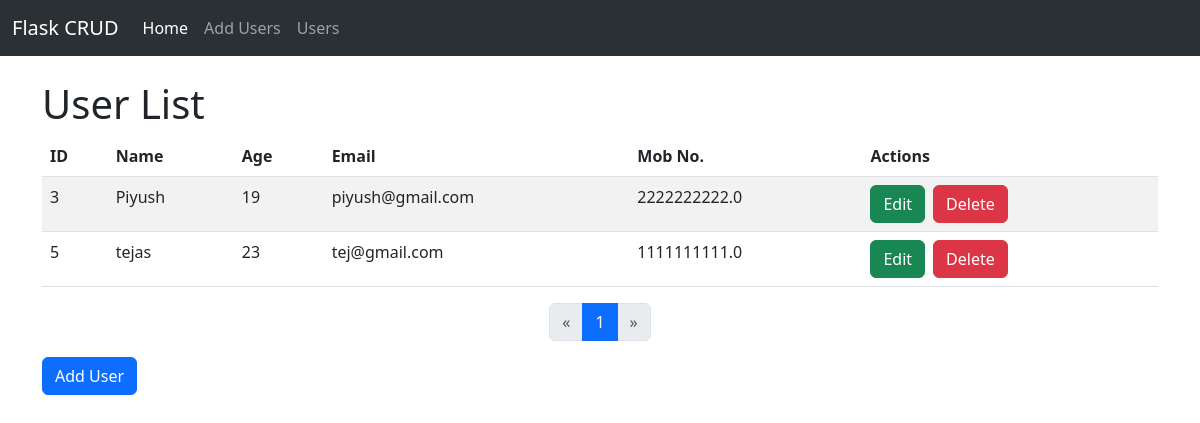
The app's page /users, older data.
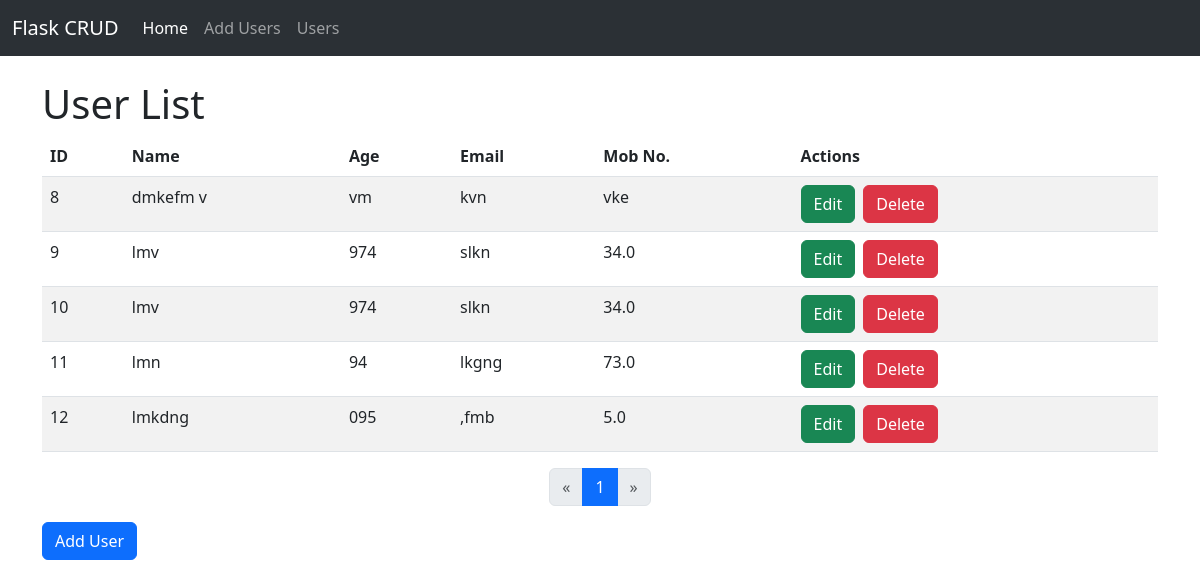
The same page, newer data.
### tables this page shows
CREATE TABLE user (
            id INTEGER PRIMARY KEY AUTOINCREMENT,
            name TEXT NOT NULL,
            age TEXT NOT NULL,
            email TEXT NOT NULL,
            mobno REAL NOT NULL
        );

### app.py (the view)
@app.route('/users')
def get_users():
    conn = sqlite3.connect('user.db')
    cursor = conn.cursor()
    cursor.execute('SELECT COUNT(*) FROM user')
    total_users = cursor.fetchone()[0]
    page = request.args.get('page', 1, type=int)
    per_page = 5
    offset = (page - 1) * per_page
    cursor.execute('SELECT * FROM user LIMIT ? OFFSET ?', (per_page, offset))
    users = cursor.fetchall()
    total_pages = (total_users + per_page - 1) // per_page
    conn.close()
    return render_template('users.html', users=users, page=page, total_pages=total_pages)

### templates/users.html (shortened to what this page needs)
<!DOCTYPE html>
<html lang="en">
<head>
    <link href="https://cdn.jsdelivr.net/npm/bootstrap@5.3.0/dist/css/bootstrap.min.css" rel="stylesheet">
</head>
<body>
    {% include 'navbar.html' %}
    <div class="container mt-4">
        <h1>User List</h1>
        <table class="table table-striped table-hover">
            <thead>
                <tr>
                    <th scope="col">ID</th>
                    <th scope="col">Name</th>
                    <th scope="col">Age</th>
                    <th scope="col">Email</th>
                    <th scope="col">Mob No.</th>
                    <th scope="col">Actions</th>
                </tr>
            </thead>
            <tbody>
                {% for user in users %}
                <tr>
                    <td>{{ user[0] }}</td>
                    <td>{{ user[1] }}</td>
                    <td>{{ user[2] }}</td>
                    <td>{{ user[3] }}</td>
                    <td>{{ user[4] }}</td>
                    <td class="actions">
                        <div class="d-flex">
                            <a class="btn btn-success me-2" href="{{ url_for('edit_user', id=user[0]) }}">
                                Edit
                            </a>
                            <form>
                                <button class="btn btn-danger" type="button" data-bs-toggle="modal"
                                    data-bs-target="#confirmDeleteModal">
                                    Delete
                                </button>
                            </form>
                        </div>
                    </td>
                </tr>
                {% endfor %}
            </tbody>
        </table>
        <div class="d-flex justify-content-center mt-3">
            <nav aria-label="Page navigation">
                <ul class="pagination">
                    <li class="page-item {% if page == 1 %}disabled{% endif %}">
                        <a class="page-link" href="{{ url_for('get_users', page=page-1) }}" aria-label="Previous">
                            <span aria-hidden="true">&laquo;</span>
                        </a>
                    </li>
                    {% for num in range(1, total_pages + 1) %}
                    <li class="page-item {% if page == num %}active{% endif %}">
                        <a class="page-link" href="{{ url_for('get_users', page=num) }}">{{ num }}</a>
                    </li>
                    {% endfor %}
                    <li class="page-item {% if page == total_pages %}disabled{% endif %}">
                        <a class="page-link" href="{{ url_for('get_users', page=page+1) }}" aria-label="Next">
                            <span aria-hidden="true">&raquo;</span>
                        </a>
                    </li>
                </ul>
            </nav>
        </div>
        <a class="btn btn-primary" href="{{ url_for('add_user') }}">Add User</a>
    </div>
</body>
</html>

Row changes from the older to the newer data that the page shows:
removed user: id "3", name "Piyush", age "19", email "piyush@gmail.com", mobno "2222222222.0"
removed user: id "5", name "tejas", age "23", email "tej@gmail.com", mobno "1111111111.0"
added user: id "8", name "dmkefm v", age "vm", email "kvn", mobno "vke"
added user: id "9", name "lmv", age "974", email "slkn", mobno "34.0"
added user: id "10", name "lmv", age "974", email "slkn", mobno "34.0"
added user: id "11", name "lmn", age "94", email "lkgng", mobno "73.0"
added user: id "12", name "lmkdng", age "095", email ",fmb", mobno "5.0"
